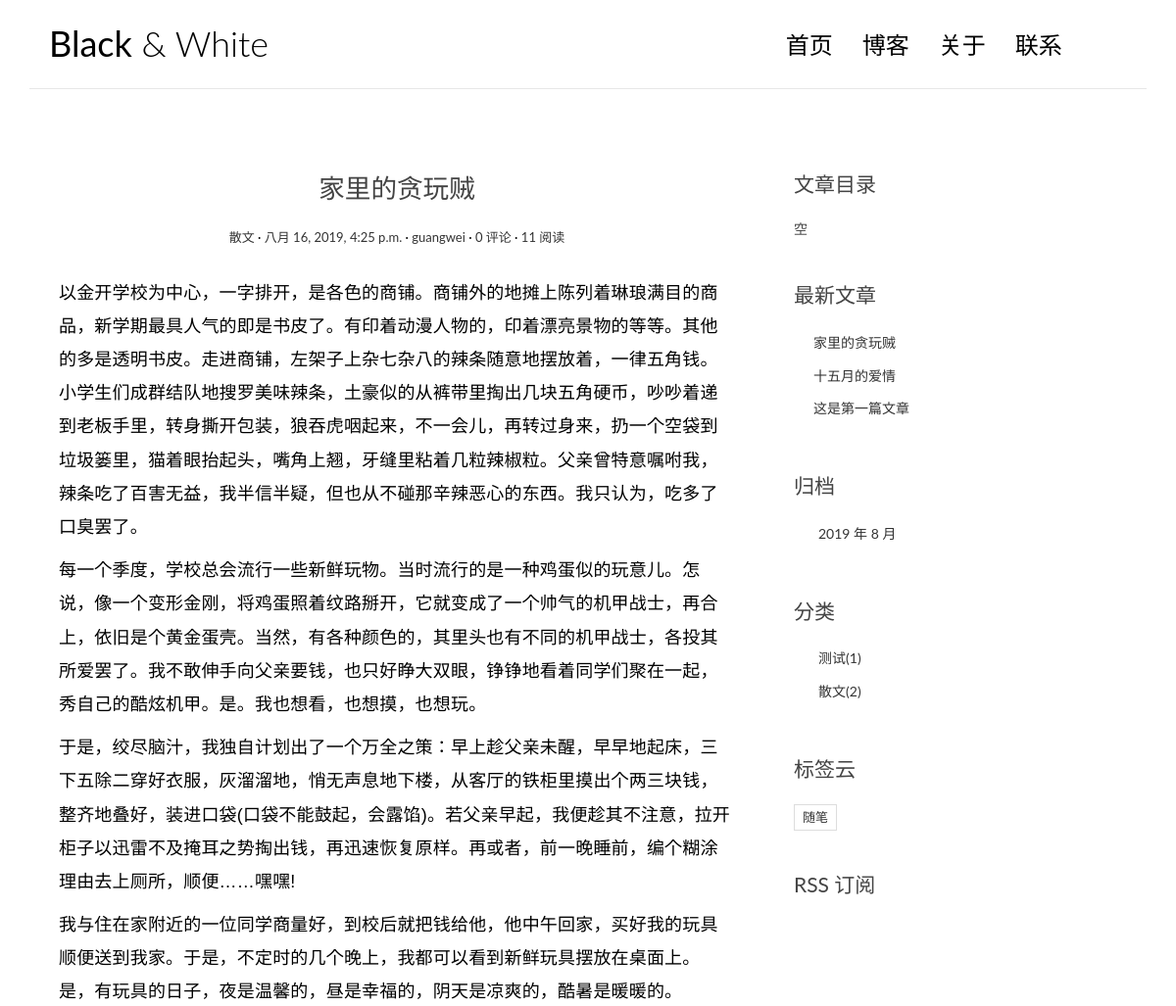
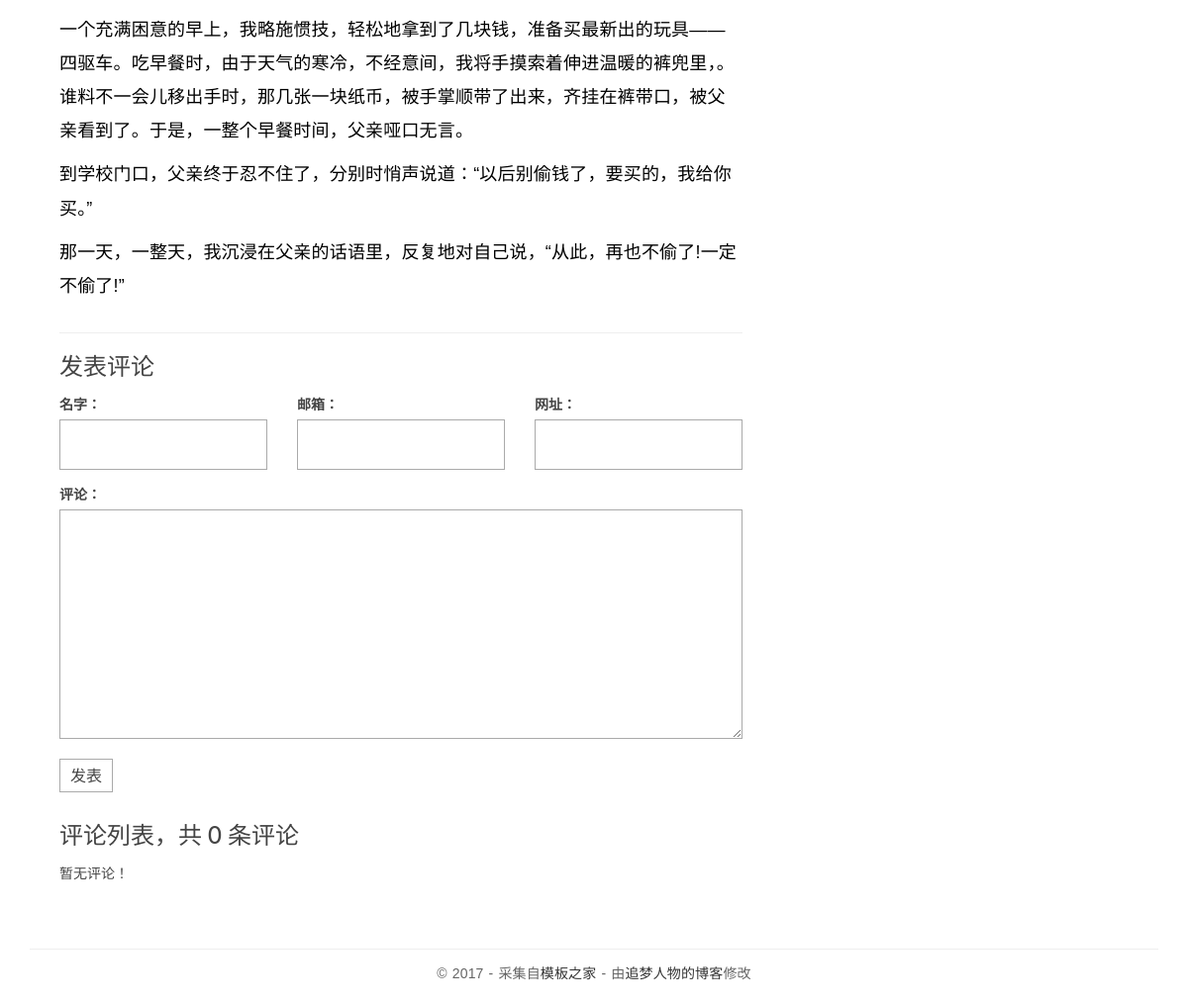
Screenshot of /post/3/ with the database file from the repository (2 pictures, top to bottom).
### blog/models.py (models this page shows, shortened)
@python_2_unicode_compatible
class Post(models.Model):
    title = models.CharField(max_length=70)
    body = MDTextField(verbose_name='正文', default='')
    create_time = models.DateTimeField()
    modified_time = models.DateTimeField()
    excerpt = models.CharField(max_length=200, blank=True)
    category = models.ForeignKey(Category, on_delete=models.CASCADE)
    tags = models.ManyToManyField(Tag, blank=True)
    author = models.ForeignKey(User, on_delete=models.CASCADE)
    views = models.PositiveIntegerField(default=0)
    def get_absolute_url(self):
        return reverse('blog:detail', kwargs={'pk': self.pk})
    def increase_views(self):
        self.views += 1
        self.save(update_fields=['views'])
    def save(self, *args, **kwargs):
        if not self.excerpt:
            md = markdown2.Markdown(extras=['code-friendly', 'fenced-code-blocks', ])
            self.excerpt = strip_tags(md.convert(self.body)[:54])
        super(Post, self).save(*args, **kwargs)
    class Meta:
        ordering = ['-create_time']

@python_2_unicode_compatible
class Category(models.Model):
    name = models.CharField(max_length=100)

@python_2_unicode_compatible
class Tag(models.Model):
    name = models.CharField(max_length=100)

### blog/views.py (the view)
# urls.py: url(r'^post/(?P<pk>[0-9]+)/$', views.PostDetailView.as_view(), name='detail'),
class PostDetailView(DetailView):
    model = Post
    template_name = 'blog/detail.html'
    context_object_name = 'post'
    def get(self, request, *args, **kwargs):
        response = super(PostDetailView, self).get(request, *args, **kwargs)
        self.object.increase_views()
        return response
    def get_object(self, queryset=None):
        post = super(PostDetailView, self).get_object(queryset=None)
        md = markdown2.Markdown(extras=[
                                           'code-friendly', 'fenced-code-blocks', 'footnotes', 'toc'
                                       ], safe_mode=True)
        post.body = md.convert(post.body)
        if hasattr(md, 'toc_html'):
            post.toc = md.toc_html
        return post
    def get_context_data(self, **kwargs):
        context = super(PostDetailView, self).get_context_data(**kwargs)
        form = CommentForm()
        comment_list = self.object.comment_set.all()
        context.update({
            'form': form,
            'comment_list': comment_list
        })
        return context

### comments/forms.py
class CommentForm(forms.ModelForm):
    class Meta:
        model = Comment
        fields = ['name', 'email', 'url', 'text']

### blog/templatetags/blog_tags.py (called while the page is built)
@register.simple_tag
def get_recent_posts(num=5):
    return Post.objects.all().order_by('-create_time')[:num]

@register.simple_tag
def archives():
    return Post.objects.dates('create_time', 'month', order='DESC')

@register.simple_tag
def get_categories():
    return Category.objects.annotate(num_posts=Count('post')).filter(num_posts__gt=0)

### templates/blog/detail.html (shortened to what this page needs)
{% extends 'base.html' %}
{% block main %}
    <article class="post post-{{ post.pk }}">
        <header class="entry-header">
            <h1 class="entry-title">{{ post.title }}</h1>
            <div class="entry-meta">
                <span class="post-category"><a href="#">{{ post.category.name }}</a></span>
                <span class="post-date"><a href="#"><time class="entry-date"
                                                          datetime="{{ post.create_time }}">{{ post.create_time }}</time></a></span>
                <span class="post-author"><a href="#">{{ post.author }}</a></span>
                <span class="comments-link"><a href="#">{{ post.comment_set.count }} 评论</a></span>
                <span class="views-count"><a href="#">{{ post.views }} 阅读</a></span>
            </div>
        </header>
        <div class="entry-content clearfix">
            {{ post.body | safe }}
        </div>
    </article>
    <section class="comment-area" id="comment-area">
        <hr>
        <h3>发表评论</h3>
        <form action="{% url 'comments:post_comment' post.pk %}" method="post" class="comment-form">
            <div class="row">
                <div class="col-md-4">
                    <label for="id_name">名字：</label>
                    {{ form.name }}
                </div>
                <div class="col-md-4">
                    <label for="id_email">邮箱：</label>
                    {{ form.email }}
                </div>
                <div class="col-md-4">
                    <label for="id_url">网址：</label>
                    {{ form.url }}
                </div>
                <div class="col-md-12">
                    <label for="id_comment">评论：</label>
                    {{ form.text }}
                    <button type="submit" class="comment-btn">发表</button>
                </div>
            </div>
        </form>
        <div class="comment-list-panel">
            <h3>评论列表，共 <span>{{ post.comment_set.count }}</span> 条评论</h3>
            <ul class="comment-list list-unstyled">
                {% for comment in comment_list %}
                <li class="comment-item">
                    <span class="nickname">{{ comment.name }}</span>
                    <time class="submit-date" datetime="2012-11-09T23:15:57+00:00">{{ comment.create_time }}</time>
                    <div class="text">
                        {{ comment.text }}
                    </div>
                </li>
                {% empty %}
                暂无评论！
                {% endfor %}
            </ul>
        </div>
    </section>
{% endblock main %}
{% block toc %}
    <div class="widget widget-content">
        <h3 class="widget-title">文章目录</h3>
        {% if post.toc == None %}
            空
        {% else %}
            {{ post.toc|safe }}
        {% endif %}
    </div>
{% endblock toc %}
{% block tag %}
    <div class="widget widget-tag-cloud">
        <h3 class="widget-title">标签云</h3>
        <ul>
            {% for tag in post.tags.all %}
            <li>
                <a href="{% url 'blog:tag' tag.pk %}">{{ tag.name }}</a>
            </li>
            {% empty %}
            暂无标签
            {% endfor %}
        </ul>
    </div>
{% endblock tag %}

### templates/base.html (shortened to what this page needs)
{% load  staticfiles %}
{% load blog_tags %}
<!DOCTYPE html>
<html>
<head>
    <link rel="stylesheet" href="http://code.ionicframework.com/ionicons/2.0.1/css/ionicons.min.css">
    <link rel="stylesheet" href="{% static 'blog/css/bootstrap.min.css' %}">
    <link rel="stylesheet" href="{% static 'blog/css/pace.css' %}">
    <link rel="stylesheet" href="{% static 'blog/css/custom.css' %}">
    <link href="https://cdnjs.cloudflare.com/ajax/libs/highlight.js/9.15.9/styles/tomorrow-night-blue.min.css" rel="stylesheet">
</head>
<body>
    <div class="container">
        <header id="site-header">
            <div class="row">
                <div class="col-md-4 col-sm-5 col-xs-8">
                    <div class="logo">
                        <h1><a href="{% url 'blog:index' %}"><b>Black</b> &amp; White</a></h1>
                    </div>
                </div>
                <div class="col-md-8 col-sm-7 col-xs-4">
                    <nav class="main-nav" role="navigation">
                        <div class="collapse navbar-collapse" id="bs-example-navbar-collapse-1">
                            <ul class="nav navbar-nav navbar-right">
                                <li class="cl-effect-11"><a href="{% url 'blog:index' %}" data-hover="首页">首页</a></li>
                                <li class="cl-effect-11"><a href="full-width.html" data-hover="博客">博客</a></li>
                                <li class="cl-effect-11"><a href="about.html" data-hover="关于">关于</a></li>
                                <li class="cl-effect-11"><a href="contact.html" data-hover="联系">联系</a></li>
                            </ul>
                        </div>
                    </nav>
                </div>
            </div>
        </header>
    </div>
    <div class="content-body">
        <div class="container">
            <div class="row">
                <main class="col-md-8">
                    {% block main %}
                    {% endblock main %}
                </main>
                <aside class="col-md-4">
                    {% block toc %}
                    {% endblock toc %}
                    <div class="widget widget-recent-posts">
                        <h3 class="widget-title">最新文章</h3>
                        {% get_recent_posts as recent_post_list %}
                        <ul>
                            {% for post in recent_post_list %}
                            <li>
                                <a href="{{ post.get_absolute_url }}">{{ post.title }}</a>
                            </li>
                            {% empty %}
                            暂无文章！
                            {% endfor %}
                        </ul>
                    </div>
                    <div class="widget widget-archives">
                        <h3 class="widget-title">归档</h3>
                        {% archives as date_list %}
                        <ul>
                            {% for date in date_list %}
                            <li>
                                <a href="{% url 'blog:archives' date.year date.month %}">
                                    {{ date.year }} 年 {{ date.month }} 月
                                </a>
                            </li>
                            {% empty %}
                            暂无归档！
                            {% endfor %}
                        </ul>
                    </div>
                    <div class="widget widget-category">
                        <h3 class="widget-title">分类</h3>
                        {% get_categories as category_list %}
                        <ul>
                            {% for category in category_list %}
                            <li>
                                <a href="{% url 'blog:category' category.pk %}">{{ category.name }}<span class="post-count">({{ category.num_posts }})</span></a>
                            </li>
                            {% empty %}
                            暂无分类！
                            {% endfor %}
                        </ul>
                    </div>
                    {% block tag %}
                    {% endblock tag %}
                    <div class="rss">
                        <a href="{% url 'rss' %}"> RSS 订阅</a>
                    </div>
                </aside>
            </div>
        </div>
    </div>
    <footer id="site-footer">
        <div class="container">
            <div class="row">
                <div class="col-md-12">
                    <p class="copyright">&copy 2017 - 采集自<a href="http://www.cssmoban.com/"
                                                            target="_blank" title="模板之家">模板之家</a>
                        - 由<a href="http://zmrenwu.com/" title="网页模板" target="_blank">追梦人物的博客</a>修改
                    </p>
                </div>
            </div>
        </div>
    </footer>
</body>
</html>

### blog/static/blog/css/custom.css (style rules this page uses)
* { outline: none; }
h1, h2, h3, h4, h5, h6 { margin-top: 0; }
b { font-weight: 400; }
a { color: #333; }
body { color: #444; font-family: 'Lato', sans-serif; }
p { font-family: 'Ubuntu', sans-serif; font-weight: 400; word-spacing: 1px; letter-spacing: 0.01em; }
#site-header { background-color: #FFF; padding: 25px 20px; margin-bottom: 40px; border-bottom: 1px solid #e7e7e7; }
.logo h1 a { color: #000; }
.logo h1 { margin: 0; font-family: 'Lato', sans-serif; font-weight: 300; }
.main-nav { margin-top: 11px; max-width: 95%; }
.main-nav a { color: #000000 !important; padding: 0 0 5px 0 !important; margin-right: 30px; font-family: 'Lato', sans-serif; font-weight: 300; font-size: 24px; }
.cl-effect-11 a { padding: 10px 0; color: #0972b4; text-shadow: none; }
.cl-effect-11 a::before { position: absolute; top: 0; left: 0; overflow: hidden; padding: 0 0 5px 0 !important; max-width: 0; border-bottom: 1px solid #000; color: #000; content: attr(data-hover); white-space: nowrap; -webkit-transition: max-width 0.5s; -moz-transition: max-width 0.5s; transition: max-width 0.5s; }
.content-body { padding-bottom: 4em; }
.post { background: #fff; padding: 30px 30px 0; }
.entry-title { text-align: center; font-size: 1.9em; margin-bottom: 20px; line-height: 1.6; padding: 10px 20px 0; }
.entry-meta { text-align: center; color: #DDDDDD; font-size: 13px; margin-bottom: 30px; }
.entry-content { font-size: 18px; line-height: 1.9; font-weight: 300; color: #000; }
.post-category::after, .post-date::after, .post-author::after, .comments-link::after { content: ' ·'; color: #000; }
.widget { background: #fff; padding: 30px 0 0; }
.widget-title { font-size: 1.5em; margin-bottom: 20px; line-height: 1.6; padding: 10px 0 0; font-weight: 400; }
.widget-recent-posts ul { padding: 0; margin: 0; padding-left: 20px; }
.widget-recent-posts ul li { list-style-type: none; position: relative; line-height: 170%; margin-bottom: 10px; }
.widget-recent-posts ul li::before { content: '\f3d3'; font-family: "Ionicons"; position: absolute; left: -17px; top: 3px; font-size: 16px; color: #000; }
.widget-archives ul { padding: 0; margin: 0; padding-left: 25px; }
.widget-archives ul li { list-style-type: none; position: relative; line-height: 170%; margin-bottom: 10px; }
.widget-archives ul li::before { content: '\f3f3'; font-family: "Ionicons"; position: absolute; left: -25px; top: 1px; font-size: 16px; color: #000; }
.widget-category ul { padding: 0; margin: 0; padding-left: 25px; }
.widget-category ul li { list-style-type: none; position: relative; line-height: 170%; margin-bottom: 10px; }
.widget-category ul li::before { content: '\f3fe'; font-family: "Ionicons"; position: absolute; left: -25px; top: 1px; font-size: 18px; color: #000; }
.widget-tag-cloud ul { padding: 0; margin: 0; margin-right: -10px; }
.widget-tag-cloud ul li { list-style-type: none; font-size: 13px; display: inline-block; margin-right: 10px; margin-bottom: 10px; padding: 3px 8px; border: 1px solid #ddd; }
.rss { font-size: 21px; margin-top: 30px; }
.rss a { color: #444; }
#site-footer { padding-top: 10px; padding: 0 0 1.5em 0; }
.copyright { text-align: center; padding-top: 1em; margin: 0; border-top: 1px solid #eee; color: #666; }
.contact-form input, .comment-form input { border: 1px solid #aaa; margin-bottom: 15px; width: 100%; padding: 15px 15px; font-size: 16px; line-height: 100%; transition: 0.4s border-color linear; }
.contact-form textarea, .comment-form textarea { border: 1px solid #aaa; margin-bottom: 15px; width: 100%; padding: 15px 15px; font-size: 16px; line-height: 20px !important; min-height: 183px; transition: 0.4s border-color linear; }
.comment-area { padding: 0 30px 0; }
.comment-form { margin-top: 15px; }
.comment-form .comment-btn { background-color: #fff; border: 1px solid #aaa; font-size: 16px; padding: 5px 10px; }
.comment-list-panel { margin-top: 30px; }
.comment-list { margin-top: 15px; }

### rows the page displays
Post: title "家里的贪玩贼", category.name "散文", create_time "八月 16, 2019, 4:25 p.m.", author "guangwei", comment_set.count "0", views "11", body "以金开学校为中心，一字排开，是各色的商铺。商铺外的地摊上陈列着琳琅满目的商品，新学期最具人气的即是书皮了。有印着动漫人物的，印着漂亮景物的等等。其他的多是透明书皮。走进商铺，左架子上杂七杂八的辣条随意地摆放着，一律五角钱。小学生们成群结队地搜罗美味辣条，土豪似的从裤带里掏出几块五角硬币，吵吵着递到老板手里，转身撕开包装，狼吞虎咽起来，不一会儿，再转过身来，扔一个空袋到垃圾篓里，猫着眼抬起头，嘴角上翘，牙缝里粘着几粒辣椒粒。父亲曾特意嘱咐我，辣条吃了百害无益，我半信半疑，但也从不碰那辛辣恶心的东西。我只认为，吃多了口臭罢了。 每一个季度，学校总会流行一些新鲜玩物。当时流行的是一种鸡蛋似的玩意儿。怎说，像一个变形金刚，将鸡蛋照着纹路掰开，它就变成了一个帅气的机甲战士，再合上，依旧是个黄金蛋壳。当然，有各种颜色的，其里头也有不同的机甲战士，各投其所爱罢了。我不敢伸手向父亲要钱，也只好睁大双眼，铮铮地看着同学们聚在一起，秀自己的酷炫机甲。是。我也想看，也想摸，也想玩。 于是，绞尽脑汁，我独自计划出了一个万全之策：早上趁父亲未醒，早早地起床，三下五除二穿好衣服，灰溜溜地，悄无声息地下楼，从客厅的铁柜里摸出个两三块钱，整齐地叠好，装进口袋(口袋不能鼓起，会露馅)。若父亲早起，我便趁其不注意，拉开柜子以迅雷不及掩耳之势掏出钱，再迅速恢复原样。再或者，前一晚睡前，编个糊涂理由去上厕所，顺便……嘿嘿!…"
Post: title "十五月的爱情"
Post: title "这是第一篇文章"
Category: name "测试", num_posts "1"
Category: name "散文", num_posts "2"
Tag: name "随笔"

### other values shown
{{ date.year }} "2019"
{{ date.month }} "8"
